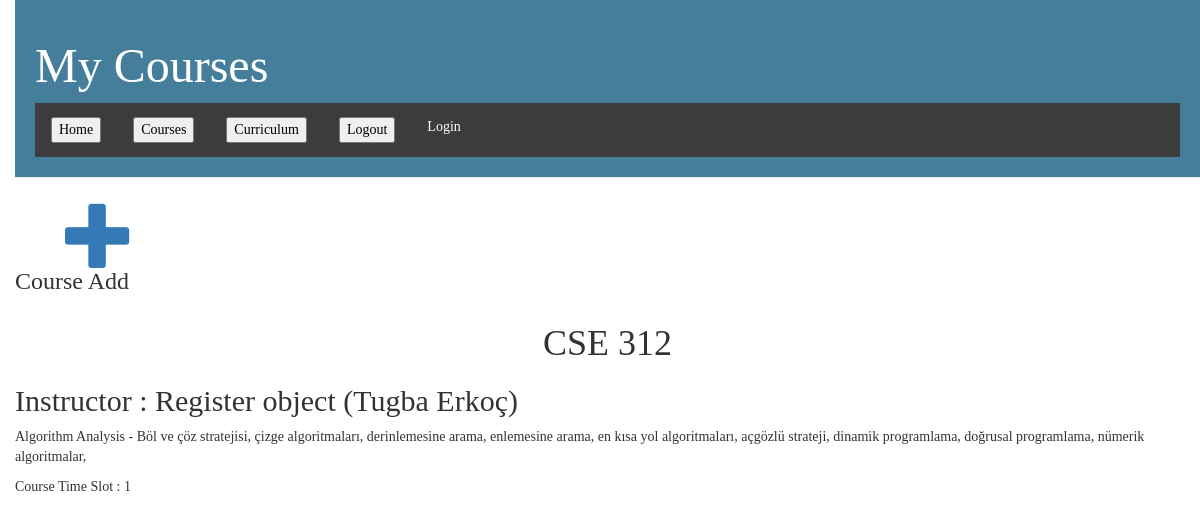
Page /course/CSE 312/ on the committed database.
### Reg/models.py (models this page shows, shortened)
class Course(models.Model):
    class Meta:
        unique_together = (('course_name', 'day', 'hour'),)
    course_name = models.CharField(max_length=200, primary_key=True)
    instructor = models.ForeignKey(Register, default='Emine Ekin', on_delete=models.CASCADE)
    syllabus = models.TextField(null=True)
    section = models.IntegerField(default=1)
    place = models.CharField(max_length=10, null=True, blank=True)
    day = models.IntegerField(choices=DAYS_OF_WEEK, default=None)
    hour = models.IntegerField(choices=COURSE_HOUR, default=None)
    to = models.IntegerField(choices=COURSE_HOUR, default=1)
    credit = models.IntegerField(null=True)
    depName = models.ForeignKey(Faculty, on_delete=models.CASCADE)

class Register(models.Model):
    name = models.CharField(max_length=255, primary_key=True)
    email = models.EmailField(default='empty@mail.com')
    password = models.CharField(max_length=255, null=True)
    usertype = models.IntegerField(default=1, validators=[MinValueValidator(0), MaxValueValidator(3)], )

### Reg/views.py (the view)
# urls.py: path('course/<str:pk>/', views.course_detail, name='course_detail'),
def course_detail(request, pk):
    course = get_object_or_404(Course, pk=pk)
    return render(request, 'users/course_detail.html', {'course': course})

### Reg/templates/users/course_detail.html (shortened to what this page needs)
{% extends 'users/base.html' %}
{% block content %}
    <div class="post" style="align-content: center;">
          <h1 style="text-align: center;">{{ course.course_name }} </h1>
        <h2> Instructor : {{ course.instructor }}</h2>
        <p>{{ course.syllabus|linebreaksbr }}</p>
        <p> Course Time Slot : {{ course.section }}</p>
    </div>
{% endblock %}

### Reg/static/css/base.css (style rules this page uses)
body { padding-left: 15px; font-family: 'Handlee', cursive; }

### rows in the picture
Course: course_name "CSE 312", instructor "Register object (Tugba Erkoç)", syllabus "Algorithm Analysis - Böl ve çöz stratejisi, çizge algoritmaları, derinlemesine arama, enlemesine arama, en kısa yol algoritmaları, açgözlü strateji, dinamik programlama, doğrusal programlama, nümerik algoritmalar,", section "1"
